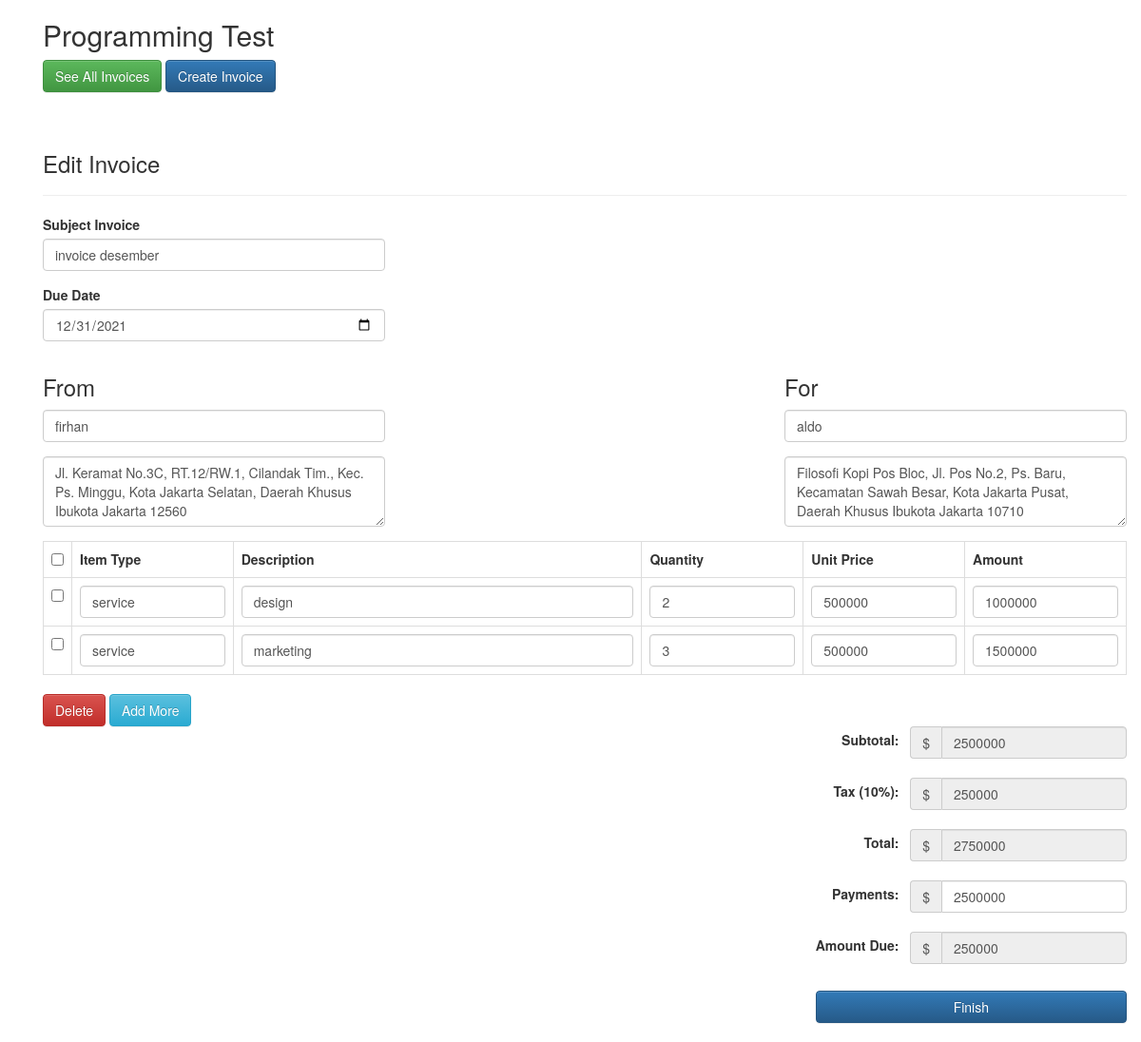
The page /edit.php?invoice_id=1 on the database its author committed.
### tables this page shows
CREATE TABLE `invoice` (
  `invoice_id` int(11) NOT NULL,
  `subject` varchar(255) NOT NULL,
  `issue_date` timestamp NOT NULL DEFAULT current_timestamp(),
  `due_date` date NOT NULL
);

CREATE TABLE `invoice_heading` (
  `heading_id` int(11) NOT NULL,
  `invoice_id` int(11) NOT NULL,
  `sender` varchar(150) NOT NULL,
  `sender_address` text NOT NULL,
  `receiver` varchar(150) NOT NULL,
  `receiver_address` text NOT NULL,
  `created_date` timestamp NOT NULL DEFAULT current_timestamp()
);

CREATE TABLE `invoice_item` (
  `item_id` int(11) NOT NULL,
  `invoice_id` int(11) NOT NULL,
  `item_type` varchar(150) NOT NULL,
  `description` text NOT NULL,
  `quantity` int(11) NOT NULL,
  `unit_price` int(11) NOT NULL,
  `created_date` timestamp NOT NULL DEFAULT current_timestamp()
);

CREATE TABLE `invoice_amount` (
  `id` int(11) NOT NULL,
  `invoice_id` int(11) NOT NULL,
  `subtotal` int(11) NOT NULL,
  `tax` int(11) NOT NULL,
  `total` int(11) NOT NULL,
  `amount_paid` int(11) NOT NULL,
  `amount_due` int(11) NOT NULL,
  `created_date` timestamp NOT NULL DEFAULT current_timestamp()
);

### Invoice.php (called while the page is built, shortened)
<?php
class Invoice{
	private $host  = 'localhost';
    private $user  = 'root';
    private $password   = "";
    private $database  = "test_esb";
	private $dbConnect = false;
    public function __construct(){
        if(!$this->dbConnect){
            $conn = new mysqli($this->host, $this->user, $this->password, $this->database);
            if($conn->connect_error){
                die("Error failed to connect to MySQL: " . $conn->connect_error);
            }else{
                $this->dbConnect = $conn;
            }
        }
    }
	private function getData($sqlQuery) {
		$result = mysqli_query($this->dbConnect, $sqlQuery);
		$data= array();
		while ($row = mysqli_fetch_array($result, MYSQLI_ASSOC)) {
			$data[]=$row;
		}
		return $data;
	}
	public function getInvoice($invoice_id){
		$invoice = "
			SELECT i.* , ih.* , ia.* FROM invoice i join invoice_heading ih on i.invoice_id = ih.invoice_id join invoice_amount ia on i.invoice_id = ia.invoice_id WHERE i.invoice_id = '$invoice_id'";
		$result = mysqli_query($this->dbConnect, $invoice);
		$row = mysqli_fetch_array($result, MYSQLI_ASSOC);
		return $row;
	}
	public function getInvoiceItems($invoice_id){
		$sqlQuery = "
			SELECT * FROM invoice_item
			WHERE invoice_id = '$invoice_id'";
		return  $this->getData($sqlQuery);
	}
}
?>

### edit.php (the view, shortened to what this page needs)
<?php
include('include/header.php');
include 'Invoice.php';
$invoice = new Invoice();
if(!empty($_GET['invoice_id']) && $_GET['invoice_id']) {
	$invoiceValues = $invoice->getInvoice($_GET['invoice_id']);
	$invoiceItems = $invoice->getInvoiceItems($_GET['invoice_id']);
}
?>
<link href="css/style.css" rel="stylesheet">
<?php include('include/body.php');?>
	<div class="container content-invoice">
	<form action="" id="invoice-form" method="post" class="invoice-form" role="form" novalidate="">
		<div class="load-animate animated fadeInUp">
			<div class="row">
				<?php include('menu.php');?>
			</div>
			<div class="row headerform">
				<div class="col-md-12">
					<h3>Edit Invoice</h3>
					<hr>
				</div>
			</div>
			<div class="row">
				<div class="col-xs-12 col-sm-4 col-md-4 col-lg-4">
					<div class="form-group">
						<label>Subject Invoice</label>
						<input type="text" class="form-control" name="subject" id="subject" placeholder="Subject" autocomplete="off" value="<?= $invoiceValues['subject']?>">
					</div>
					<div class="form-group">
						<label>Due Date</label>
						<input type="date" class="form-control"name="due_date" id="due_date" placeholder="Sender Address" value="<?= $invoiceValues['due_date']?>">
					</div>
				</div>
			</div>
			<div class="row">
				<div class="col-xs-12 col-sm-4 col-md-4 col-lg-4">
					<h3>From</h3>
					<div class="form-group">
						<input type="text" class="form-control" name="sender" id="sender" placeholder="Sender Name" autocomplete="off" value="<?= $invoiceValues['sender']?>">
					</div>
					<div class="form-group">
						<textarea class="form-control" rows="3" name="sender_address" id="sender_address" placeholder="Sender Address"><?= $invoiceValues['sender_address']?></textarea>
					</div>
				</div>
				<div class="col-xs-12 col-sm-4 col-md-4 col-lg-4 pull-right">
					<h3>For</h3>
					<div class="form-group">
						<input type="text" class="form-control" name="receiver" id="receiver" placeholder="Receiver Name" autocomplete="off" value="<?= $invoiceValues['receiver']?>">
					</div>
					<div class="form-group">
						<textarea class="form-control" rows="3" name="receiver_address" id="receiver_address" placeholder="Receiver Address"><?= $invoiceValues['receiver_address']?></textarea>
					</div>
				</div>
			</div>
			<div class="row">
				<div class="col-xs-12 col-sm-12 col-md-12 col-lg-12">
					<table class="table table-bordered table-hover" id="invoiceItem">
						<tr>
							<th width="2%"><input id="checkAll" class="formcontrol" type="checkbox"></th>
							<th width="15%">Item Type</th>
							<th width="38%">Description</th>
							<th width="15%">Quantity</th>
							<th width="15%">Unit Price</th>
							<th width="15%">Amount</th>
						</tr>
						<?php foreach($invoiceItems as $item) { ?>
							<tr>
								<td><input class="itemRow" type="checkbox"></td>
								<td><input type="text" name="item_type[]" id="item_type_1" class="form-control" autocomplete="off" value="<?= $item['item_type']?>"></td>
								<td><input type="text" name="description[]" id="description_1" class="form-control" autocomplete="off" value="<?= $item['description']?>"></td>
								<td><input type="number" name="quantity[]" id="quantity_1" class="form-control quantity" autocomplete="off" value="<?= $item['quantity']?>"></td>
								<td><input type="number" name="unit_price[]" id="unit_price_1" class="form-control price" autocomplete="off" value="<?= $item['unit_price']?>"></td>
								<td><input type="number" name="amount[]" id="amount_1" class="form-control total" autocomplete="off" value="<?= $item['unit_price']*$item['quantity']?>"></td>
							</tr>
						<?php } ?>
					</table>
				</div>
			</div>
			<div class="row">
				<div class="col-xs-12 col-sm-3 col-md-3 col-lg-3">
					<button class="btn btn-danger delete" id="removeRows" type="button">Delete</button>
					<button class="btn btn-info" id="addRows" type="button">Add More</button>
				</div>
			</div>
			<div class="row">
				<div class="col-xs-12 col-sm-4 col-md-4 col-lg-4" style="float:right">
					<span class="form-inline">
						<div class="form-group">
							<label>Subtotal: &nbsp;</label>
							<div class="input-group">
								<div class="input-group-addon currency">$</div>
								<input readonly type="number" class="form-control" name="subtotal" id="subTotal" placeholder="Subtotal" value="<?= $invoiceValues['subtotal']?>">
							</div>
						</div>
						<div class="form-group">
							<label>Tax (10%): &nbsp;</label>
							<div class="input-group">
								<div class="input-group-addon currency">$</div>
								<input readonly type="number" class="form-control" name="tax" id="taxAmount" placeholder="Tax Amount" value="<?= $invoiceValues['tax']?>">
							</div>
						</div>
						<div class="form-group">
							<label>Total: &nbsp;</label>
							<div class="input-group">
								<div class="input-group-addon currency">$</div>
								<input readonly type="number" class="form-control" name="total" id="totalAftertax" placeholder="Total" value="<?= $invoiceValues['total']?>">
							</div>
						</div>
						<div class="form-group">
							<label>Payments: &nbsp;</label>
							<div class="input-group">
								<div class="input-group-addon currency">$</div>
								<input type="number" class="form-control" name="amount_paid" id="amountPaid" placeholder="Amount Paid" value="<?= $invoiceValues['amount_paid']?>">
							</div>
						</div>
						<div class="form-group">
							<label>Amount Due: &nbsp;</label>
							<div class="input-group">
							<div class="input-group">
								<div class="input-group-addon currency">$</div>
								<input readonly type="number" class="form-control" name="amount_due" id="amountDue" placeholder="Amount Due" value="<?= $invoiceValues['amount_due']?>">
							</div>
						</div>
						<div style="margin-top: 2em;">
							<button type="submit" class="btn btn-primary btn-block">Finish</button>
						</div>
					</span>
				</div>
			</div>
			<div class="clearfix"></div>
		</div>
	</form>
</div>
</div>

### css/style.css (style rules this page uses)
.form-inline .form-group { margin-bottom: 20px; float: right; }
.headerform { margin-top: 3em; }

### rows shown on the page
invoice: subject "invoice desember", due_date "12/31/2021", sender "firhan", sender_address "Jl. Keramat No.3C, RT.12/RW.1, Cilandak Tim., Kec. Ps. Minggu, Kota Jakarta Selatan, Daerah Khusus Ibukota Jakarta 12560", receiver "aldo", receiver_address "Filosofi Kopi Pos Bloc, Jl. Pos No.2, Ps. Baru, Kecamatan Sawah Besar, Kota Jakarta Pusat, Daerah Khusus Ibukota Jakarta 10710", subtotal "2500000", tax "250000", total "2750000", amount_paid "2500000", amount_due "250000"
invoice_item: item_type "service", description "design", quantity "2", unit_price "500000", unit_price+quantity "1000000"
invoice_item: item_type "service", description "marketing", quantity "3", unit_price "500000", unit_price+quantity "1500000"
